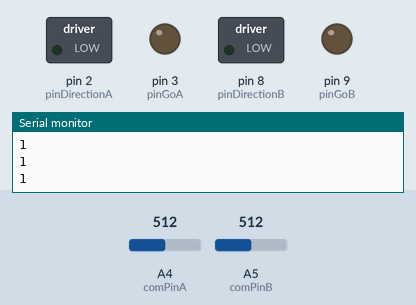
Simulated run of this sketch. Board: Arduino Uno, built with avr-gcc and run on an emulated ATmega328P. Shown: switched loads named in the sketch (green lamp = pin HIGH), output pins drawn as LEDs (lit = HIGH), the last lines printed to the serial monitor. Dashed ring = blinking. The inputs (shaded band) are chosen by the test bench; at power-on: A5 (comPinB) = 512, A4 (comPinA) = 512.

Above: at 1.2 s.
1.3 s: A5 (comPinB) set to 11
2.8 s: A5 (comPinB) set to 8
At 3.55 s:
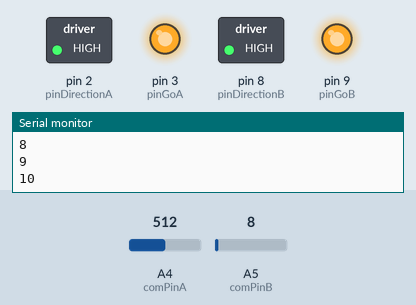
5.8 s: A5 (comPinB) set to 122
At 6.8 s:
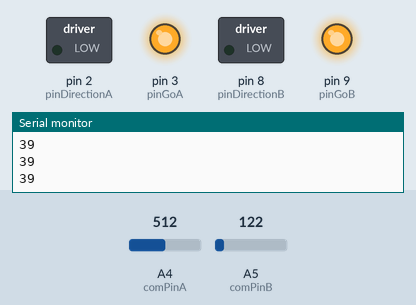
7.3 s: A4 (comPinA) set to 11
8.8 s: A4 (comPinA) set to 8
At 12.6 s:
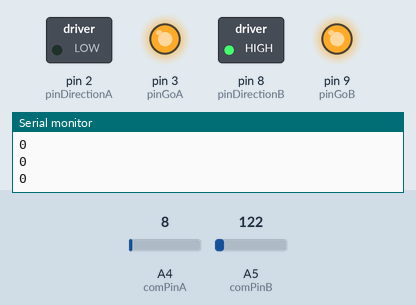
Timing chart, 0 to 12.8 s (numbered marks = the images above; inputs shaded):
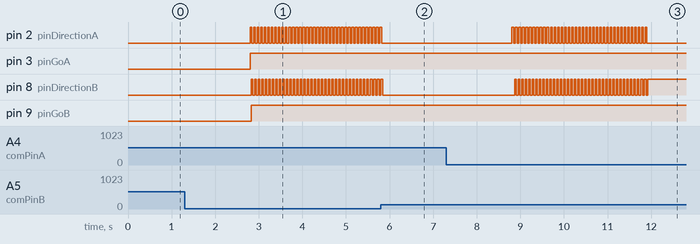

The sketch:

OMCCD_volumeActuator_07.ino
```cpp
// communicates with the AC board


const int pinDirectionA=2;
const int pinDirectionB=8;
const int pinGoA=3;
const int pinGoB=9;
const int readGoA=5; //read move direction A
const int readGoB=4; //read move direction A
const int comPinA=4;
const int comPinB=5;
bool goDirA=false;
bool goDirB=true;
int comThresh=10;
int delayLength = 20;//Inverse of speed
int posCounter=1;
int posMin=0;
int posMax=1000;
void moveDirectionA();
void moveDirectionB();

void setup() {

  //establish motor direction toggle pins
  pinMode(pinDirectionA, OUTPUT); //CH A -- HIGH = forwards and LOW = backwards???
  pinMode(pinDirectionB, OUTPUT); //CH B -- HIGH = forwards and LOW = backwards???
  pinMode(pinGoA,OUTPUT);
  pinMode(pinGoB,OUTPUT);
  Serial.begin(9600);
 }

void loop(){


  goDirA=analogRead(comPinA)<comThresh;
  goDirB=analogRead(comPinB)<comThresh;
  //if( && ){
    Serial.println(posCounter);
    if(goDirA && !goDirB && posCounter>posMin){
      //Serial.println("MOVING DIR A");
      moveDirectionA();
      posCounter--;
    }
    else if(!goDirA && goDirB && posCounter<posMax){
          //Serial.println("MOVING DIR B");
      moveDirectionB();
      posCounter++;
    }
    else{
      //Serial.println("STALL");
      delay(1);
    }

}

void moveDirectionA(){

  digitalWrite(pinDirectionA, HIGH);   //Sets direction of CH A
  analogWrite(pinGoA, 255);   //Moves CH A

  delay(delayLength);

  digitalWrite(pinDirectionB, LOW);   //Sets direction of CH B
  analogWrite(pinGoB, 255);   //Moves CH B

  delay(delayLength);

  digitalWrite(pinDirectionA, LOW);   //Sets direction of CH A
  analogWrite(pinGoA, 255);   //Moves CH A

  delay(delayLength);

  digitalWrite(pinDirectionB, HIGH);   //Sets direction of CH B
  analogWrite(pinGoB, 255);   //Moves CH B

  delay(delayLength);
};

void moveDirectionB(){

  digitalWrite(pinDirectionA, HIGH);   //Sets direction of CH A
  analogWrite(pinGoA, 255);   //Moves CH A

  delay(delayLength);

  digitalWrite(pinDirectionB, HIGH);   //Sets direction of CH B
  analogWrite(pinGoB, 255);   //Moves CH B

  delay(delayLength);

  digitalWrite(pinDirectionA, LOW);   //Sets direction of CH A
  analogWrite(pinGoA, 255);   //Moves CH A

  delay(delayLength);

  digitalWrite(pinDirectionB, LOW);   //Sets direction of CH B
  analogWrite(pinGoB, 255);   //Moves CH B

  delay(delayLength);

}
```

Measured:
- the behaviour switches between 10 and 9 on A5 (comPinB) (found by bisection; images 0 and 1)
- the behaviour switches between 10 and 9 on A4 (comPinA) (found by bisection; images 2 and 3)
- after the input at 2.8 s, pin 2 (pinDirectionA), pin 8 (pinDirectionB): alternates HIGH for 0.04 s and LOW for 0.04 s, starting at once; pin 3 (pinGoA), pin 9 (pinGoB): LOW → HIGH at once
- after the input at 5.8 s, pin 2 (pinDirectionA), pin 8 (pinDirectionB): goes on until 5.8 s, then stays LOW
- after the input at 8.8 s, pin 2 (pinDirectionA): alternates HIGH for 0.04 s and LOW for 0.04 s, 78 changes in all, then stays LOW, starting at once; pin 8 (pinDirectionB): alternates HIGH for 0.04 s and LOW for 0.04 s, 77 changes in all, then stays HIGH, starting after 0.07 s
